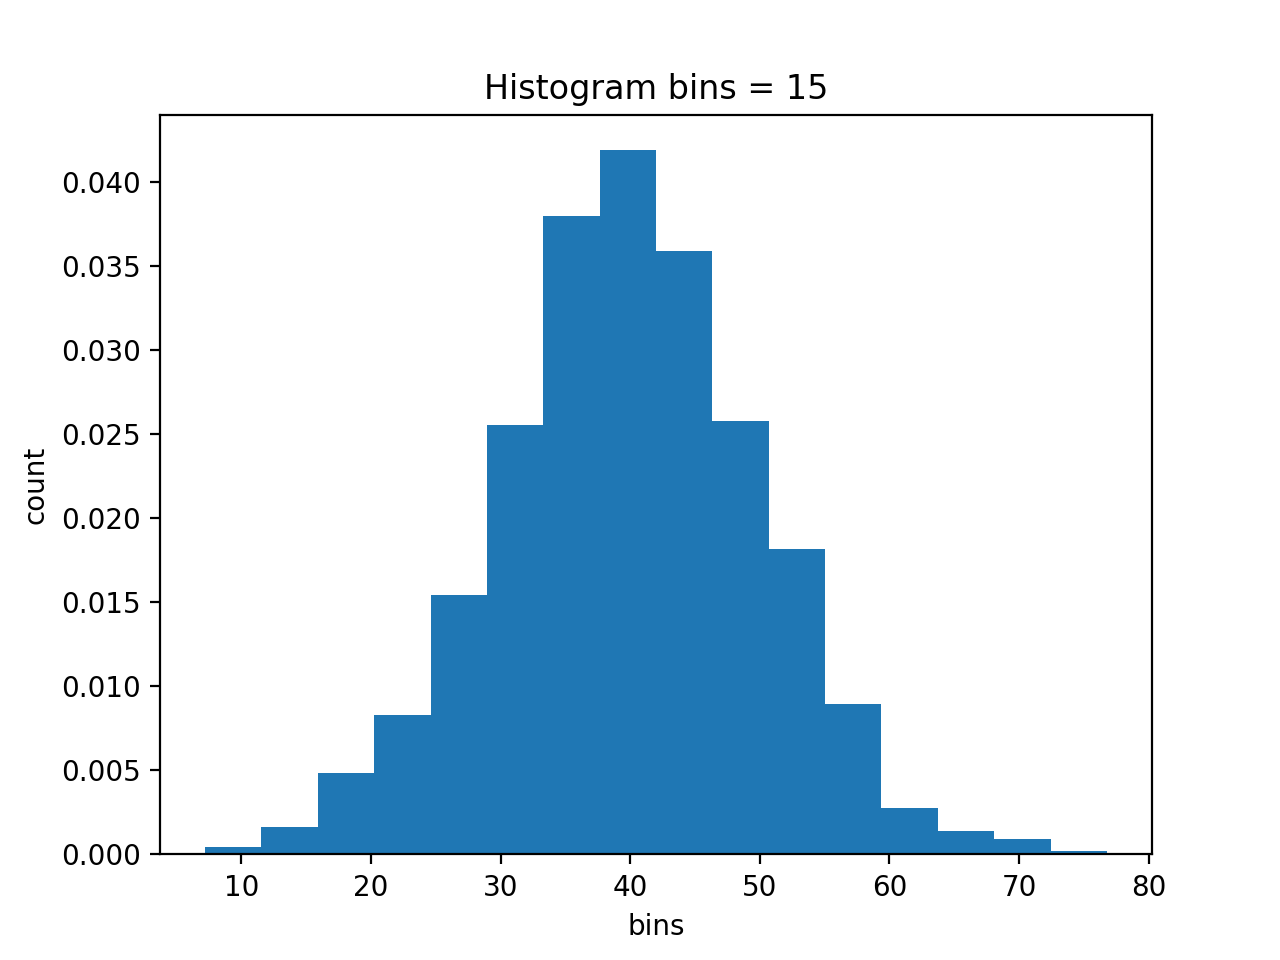

Write the Python code that produced this figure.
import numpy as np
import matplotlib.pyplot as plt
from helper import *


def norm_histogram(hist):
    """
    takes a histogram of counts and creates a histogram of probabilities

    :param hist: list
    :return: list
    """

    items = np.sum(np.asarray(hist))
    return hist/items


def computeJ(histo, width):
    """
    calculate computeJ for one bin width

    :param histo: list
    :param width: int
    :return: float
    """
    #if (np.size(histo) - 1 != 0 ):
    items = np.sum(histo)
    j = None
    j_1 = (2/((items - 1) * width))
    j = ((items + 1)/((items - 1) * width)) * np.sum(np.square(histo/items))
    j = j_1 - j
    #print(j, np.sum(np.square(histo/items)))
        
    #else:
        #j = float('inf')

    # if(j == np.nan){
    #     j = float('inf')
    # }
    return j


def sweepN (data, minimum, maximum, min_bins, max_bins):
    """
    find the optimal bin
    calculate computeJ for a full sweep [min_bins to max_bins]

    :param data: list
    :param minimum: int
    :param maximum: int
    :param min_bins: int
    :param max_bins: int
    :return: list
    """

    print(data)
    print(minimum, maximum)
    print(min_bins, max_bins)
    width = None
    histo = None
    j = []

    for i in range(min_bins, max_bins + 1):
        histo = plt.hist(data, bins = i)
        width = (maximum - minimum)/i
        j.append(computeJ(histo[0], width))
        #print(i, j[i-1])
    
    #minim = findMin(j)
    return j


def findMin (l):
    """
    generic function that takes a list of numbers and returns smallest number in that list its index.
    return optimal value and the index of the optimal value as a tuple.

    :param l: list
    :return: tuple
    """

    minim = min(l)
    for i, number in enumerate(l):
        if number == minim:
            return (minim, i)
    return (minim, None)
    


if __name__ == '__main__':
    data = getData()  # reads data from inp.txt. This is defined in helper.py
    lo = min(data)
    hi = max(data)

    
    js = sweepN(data, lo, hi, 1, 100)

    # the values 1 and 100 represent the lower and higher bound of the range of bins.
    # They will change when we test your code and you should be mindful of that.
    
    print(findMin(js))
    j = findMin(js)

    fig = plt.figure()
    histofull = plt.hist(data, bins = j[1] + 1, density = True)
    histdata = norm_histogram(histofull[0])
    print(histofull, histdata)
    plt.title("Histogram bins = 15")
    plt.ylabel("count")
    plt.xlabel("bins")
    #plt.show()
    #plotHisto(histo, "prog.png")




    # Include code here to plot js vs. the bin range
